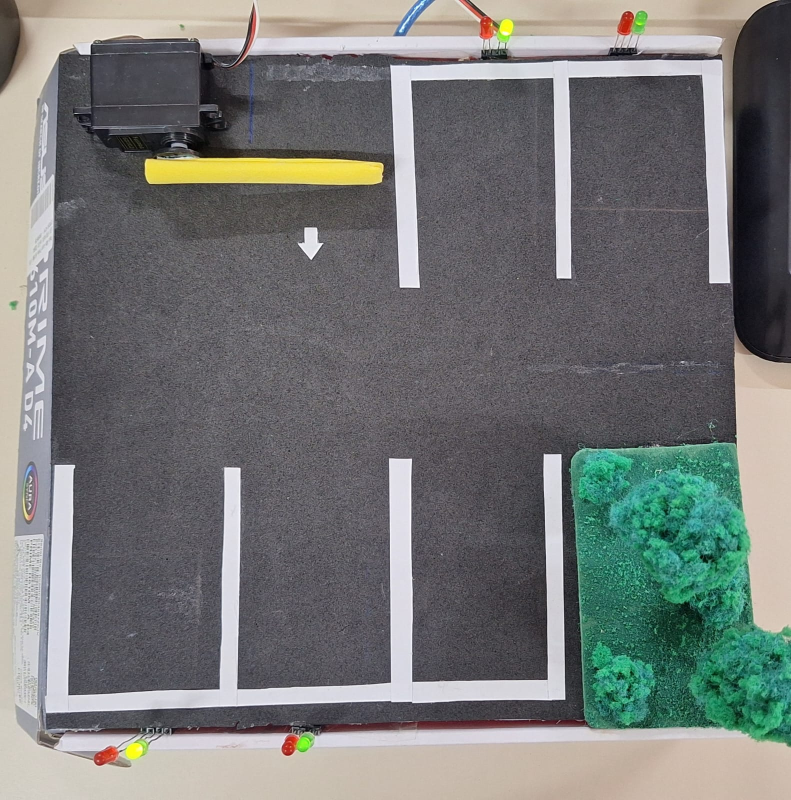
#> input picture assets/inputs/imagemAtual1.jpeg, 1582 x 1600 px (shown at 1/2 size)
$ python predictionsVagasImage.py
#> lines starting #> are read from the running program, lines starting #| are printed output that depends on the picture; after the words box and inside, x2 and y2 are one past the last pixel; in counts of white or black regions, pixels touching at a corner belong together
import cv2
import numpy as np

def img_view(img, title_view):
    cv2.imshow(title_view, img)
    cv2.waitKey(0)
    cv2.destroyAllWindows()

def get_rectangles_by_q_lines(q_lines):
    rectangles = []
    for i in range(0, len(q_lines) - 1):
        x_min = min(q_lines[i][0], q_lines[i][2])
        x_max = max(q_lines[i+1][0], q_lines[i+1][2])
        y_min = min(q_lines[i][1], q_lines[i+1][1])
        y_max = max(q_lines[i][3], q_lines[i+1][3])
        rectangles.append(((x_min, y_min), (x_max, y_max)))
    return rectangles

def plot_all_q_rectangles(image, rectangles_q1, rectangles_q2):
    # Desenhar os retângulos
    for rect in rectangles_q1:
        cv2.rectangle(image, rect[0], rect[1], (0, 0, 255), 2)
    for rect in rectangles_q2:
        cv2.rectangle(image, rect[0], rect[1], (0, 0, 255), 2)
    return image

def get_q_lines(image, vertical_lines):
    q1_lines = []
    q2_lines = []
    if vertical_lines is not None:
        for line in vertical_lines:
            x1, y1, x2, y2 = line
            if y2 < image.shape[0] // 2 and y1 < image.shape[0] // 2:
                q1_lines.append(line)
            else:
                q2_lines.append(line)
    return q1_lines, q2_lines

def separate_lines(lines):
    # Separar linhas horizontais e verticais
    horizontal_lines = []
    vertical_lines = []
    if lines is not None:
        for line in lines:
            x1, y1, x2, y2 = line[0]
            angle = np.arctan2(y2 - y1, x2 - x1) * 180 / np.pi  # Ângulo em graus
            if -10 <= angle <= 10:  # Linhas horizontais
                horizontal_lines.append((x1, y1, x2, y2))
            elif 80 <= abs(angle) <= 100:  # Linhas verticais
                vertical_lines.append((x1, y1, x2, y2))
    return horizontal_lines, vertical_lines

def detect_parking_spaces(image_path):
    # Carregar a imagem
#> called with image_path = '../../../assets/inputs/imagemAtual1.jpeg'
    image = cv2.imread(image_path)
#> image is the input picture: shape (1600, 1582, 3); mean B, G, R 118.4, 120, 117.4
    image = cv2.resize(image, (512, 512))
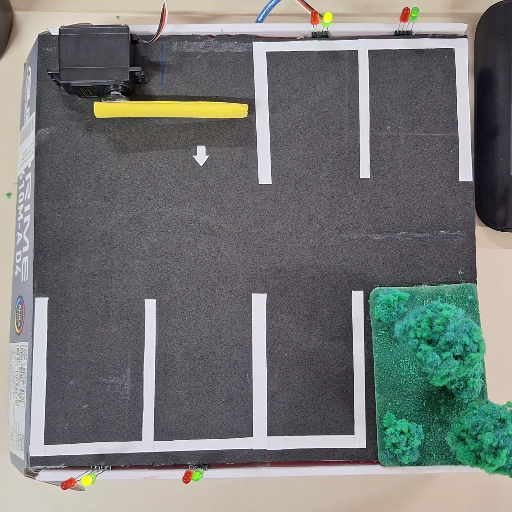
#> image: shape (512, 512, 3); mean B, G, R 118.3, 119.9, 117.3
    gray = cv2.cvtColor(image, cv2.COLOR_BGR2GRAY)
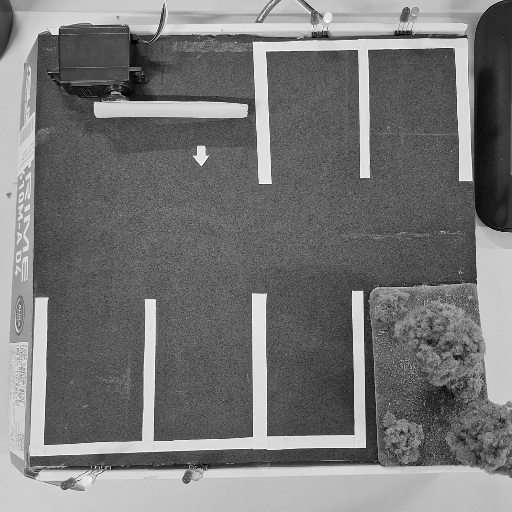
#> gray: shape (512, 512); min 1, max 253, mean 118.9

    # Suavizar a imagem
    blurred = cv2.GaussianBlur(gray, (9, 9), 0)
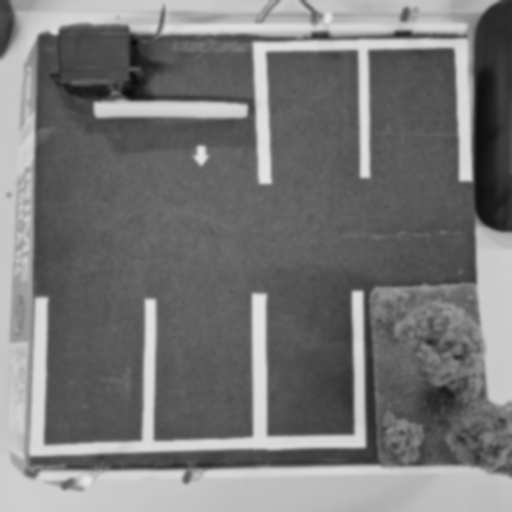
#> blurred: shape (512, 512); min 10, max 230, mean 118.9
    img_view(blurred, "Suavizada")

    _, binary = cv2.threshold(blurred, 150, 255, cv2.THRESH_BINARY)
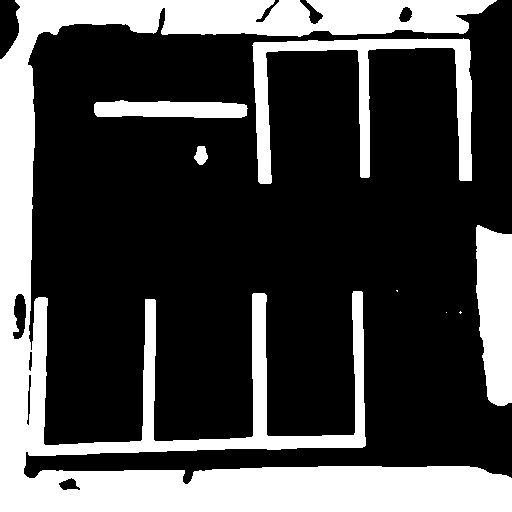
#> binary: shape (512, 512); 28.7% white; 8 white regions (3 under 20 px), largest, box (x1, y1, x2, y2) and area: (0, 0, 512, 512) 60161, (252, 38, 472, 184) 7028, (476, 225, 512, 406) 5488, (94, 100, 248, 118) 2303, (194, 146, 208, 165) 187

    # Detectar bordas
    edges = cv2.Canny(binary, 50, 150)
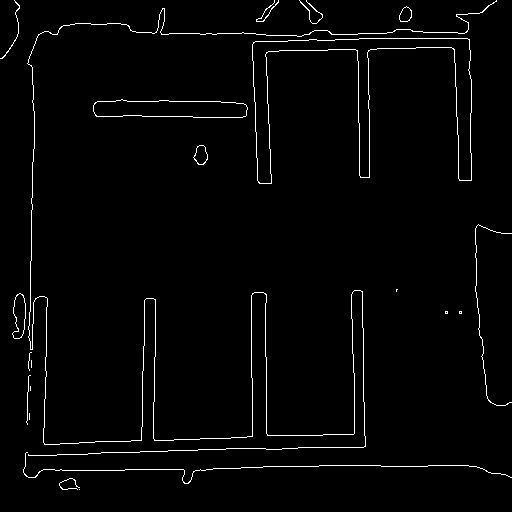
#> edges: shape (512, 512); 2.1% white in thin lines or dots
    img_view(edges, "Bordas")

    # Detectar linhas usando a Transformada de Hough
    lines = cv2.HoughLinesP(edges, rho=1, theta=np.pi/180, threshold=100, minLineLength=100, maxLineGap=80)
#> lines = 16 rows, first 6: [26, 476, 34, 44], [25, 456, 254, 448], [23, 471, 380, 465], [44, 444, 364, 433], [252, 50, 469, 47], [362, 291, 364, 446]

    _, vertical_lines = separate_lines(lines)
#> the loop in separate_lines, `for line in lines:` made 16 passes
#> (x1, y1, x2, y2, angle) on passes 1 to 8: (26, 476, 34, 44, -88.94), (25, 456, 254, 448, -2), (23, 471, 380, 465, -0.963), (44, 444, 364, 433, -1.97), (252, 50, 469, 47, -0.792), (362, 291, 364, 446, 89.26), (18, 30, 303, 35, 1.01), (34, 114, 268, 118, 0.979)
#> after the loop in separate_lines, `for line in lines:`: horizontal_lines = [(25, 456, 254, 448), (23, 471, 380, 465), (44, 444, 364, 433), (252, 50, 469, 47), (18, 30, 303, 35), (34, 114, 268, 118), (359, 38, 467, 38), (32, 101, 267, 101)]; vertical_lines = [(26, 476, 34, 44), (362, 291, 364, 446), (251, 298, 252, 411), (266, 466, 266, 294), (453, 32, 458, 178), (265, 9, 271, 183), (351, 294, 356, 447), (142, 426, 144, 300)]

    q1_lines, q2_lines = get_q_lines(image, vertical_lines)
#> the loop in get_q_lines, `for line in vertical_lines:` made 8 passes
#> after the loop in get_q_lines, `for line in vertical_lines:`: q1_lines = [(453, 32, 458, 178), (265, 9, 271, 183)]; q2_lines = [(26, 476, 34, 44), (362, 291, 364, 446), (251, 298, 252, 411), (266, 466, 266, 294), (351, 294, 356, 447), (142, 426, 144, 300)]
#> q1_lines = [(453, 32, 458, 178), (265, 9, 271, 183)]
    q1_lines = sorted(q1_lines, key=lambda x: x[0])
#> q1_lines = [(265, 9, 271, 183), (453, 32, 458, 178)]
    q2_lines = sorted(q2_lines, key=lambda x: x[0])
#> q2_lines = [(26, 476, 34, 44), (142, 426, 144, 300), (251, 298, 252, 411), (266, 466, 266, 294), (351, 294, 356, 447), (362, 291, 364, 446)]

    rectangles_q1 = get_rectangles_by_q_lines(q1_lines)
#> the loop in get_rectangles_by_q_lines, `for i in range(0, len(q_lines) - 1):` made 1 pass
#> (x_min, x_max, y_min, y_max) on pass 1: (265, 458, 9, 183)
#> after the loop in get_rectangles_by_q_lines, `for i in range(0, len(q_lines) - 1):`: rectangles = [((265, 9), (458, 183))]
#> rectangles_q1 = [((265, 9), (458, 183))]
    rectangles_q2 = get_rectangles_by_q_lines(q2_lines)
#> the loop in get_rectangles_by_q_lines (call 2), `for i in range(0, len(q_lines) - 1):` made 5 passes
#> (x_min, x_max, y_min, y_max) on passes 1 to 5: (26, 144, 426, 300), (142, 252, 298, 411), (251, 266, 298, 411), (266, 356, 294, 447), (351, 364, 291, 447)
#> rectangles_q2 = [((26, 426), (144, 300)), ((142, 298), (252, 411)), ((251, 298), (266, 411)), ((266, 294), (356, 447)), ((351, 291), (364, 447))]

    image = plot_all_q_rectangles(image, rectangles_q1, rectangles_q2)
#> the loop in plot_all_q_rectangles, `for rect in rectangles_q1:` made 1 pass
#> rect on pass 1: ((265, 9), (458, 183))
#> after the loop in plot_all_q_rectangles, `for rect in rectangles_q1:`:
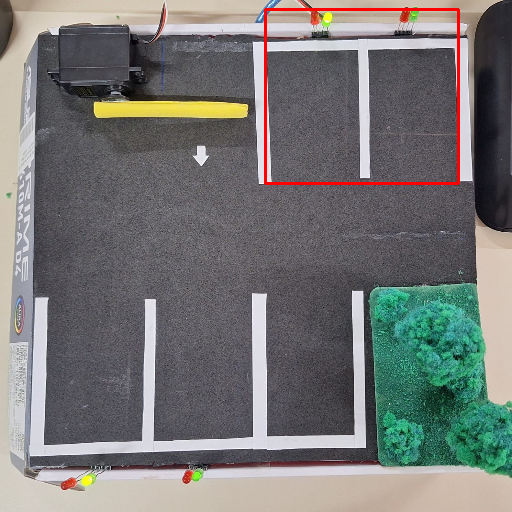
#> image: shape (512, 512, 3); 0.84% of pixels changed, all inside (x1, y1, x2, y2) = (264, 8, 460, 185)
#> the loop in plot_all_q_rectangles, `for rect in rectangles_q2:` made 5 passes
#> rect on passes 1 to 5: ((26, 426), (144, 300)), ((142, 298), (252, 411)), ((251, 298), (266, 411)), ((266, 294), (356, 447)), ((351, 291), (364, 447))
#> after the loop in plot_all_q_rectangles, `for rect in rectangles_q2:`:
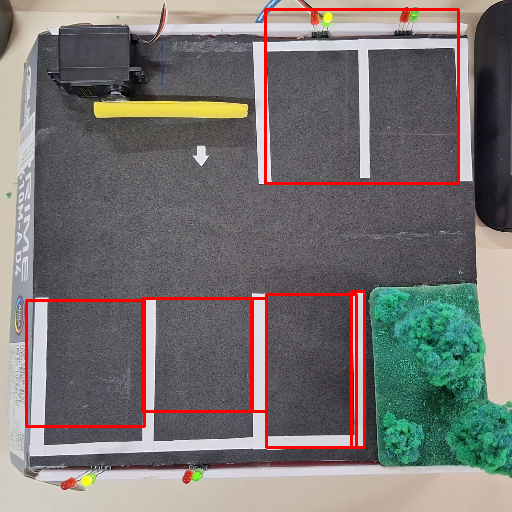
#> image: shape (512, 512, 3); 2.01% of pixels changed, all inside (x1, y1, x2, y2) = (25, 290, 366, 449)

    img_view(image, "Saida")

# Caminho para a imagem de entrada
image_path = "../../../assets/inputs/imagemAtual1.jpeg"
detect_parking_spaces(image_path)

$ run again, with assets/inputs/imagemAtual2.jpeg copied over assets/inputs/imagemAtual1.jpeg
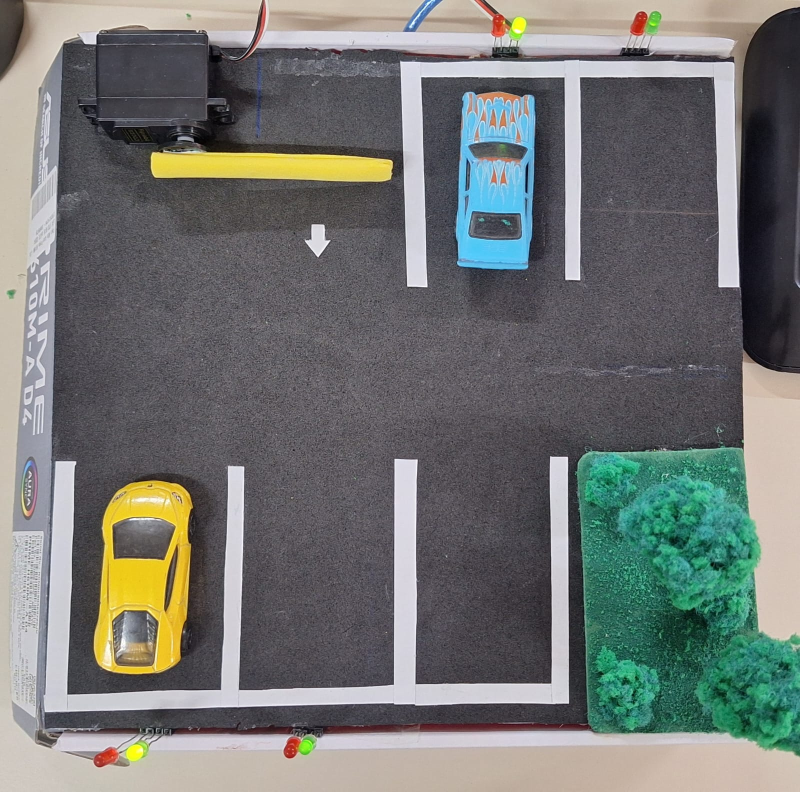
#> input picture assets/inputs/imagemAtual2.jpeg, 1600 x 1584 px (shown at 1/2 size)
#> in detect_parking_spaces, image is the input picture: shape (1584, 1600, 3); mean B, G, R 114.4, 117.3, 114.5
#> in detect_parking_spaces, `_, binary = cv2.threshold(blurred, 150, 255, cv2.THRESH_BINARY)`:
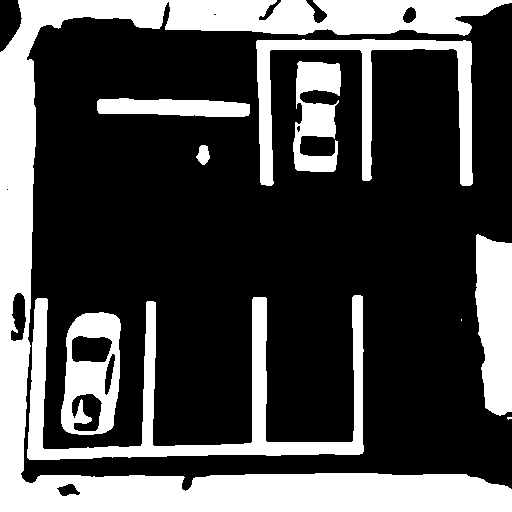
#> binary: shape (512, 512); 29.9% white; 10 white regions (2 under 20 px), largest, box (x1, y1, x2, y2) and area: (0, 0, 512, 512) 44493, (27, 295, 364, 460) 11128, (256, 39, 473, 186) 6885
#> edges: shape (512, 512); 2.6% white in thin lines or dots
#> lines = 20 rows, first 6: [22, 477, 356, 472], [22, 478, 38, 31], [258, 39, 464, 39], [251, 454, 251, 300], [23, 479, 35, 132], [256, 49, 471, 49]
#> the loop in separate_lines, `for line in lines:` made 20 passes
#> (x1, y1, x2, y2, angle) on passes 1 to 8: (22, 477, 356, 472, -0.858), (22, 478, 38, 31, -87.95), (258, 39, 464, 39, 0), (251, 454, 251, 300, -90), (23, 479, 35, 132, -88.02), (256, 49, 471, 49, 0), (140, 474, 146, 301, -88.01), (362, 472, 362, 296, -90)
#> after the loop in separate_lines, `for line in lines:`: horizontal_lines = [(22, 477, 356, 472), (258, 39, 464, 39), (256, 49, 471, 49), (27, 457, 248, 454), (151, 28, 468, 34), (27, 458, 363, 452), (27, 447, 352, 441), (97, 111, 371, 121)]; vertical_lines = [(22, 478, 38, 31), (251, 454, 251, 300), (23, 479, 35, 132), (140, 474, 146, 301), (362, 472, 362, 296), (361, 178, 361, 33), (25, 480, 34, 301), (152, 429, 155, 322), (471, 185, 471, 15), (351, 298, 354, 454), (456, 17, 459, 182), (371, 179, 371, 33)]
#> the loop in get_q_lines, `for line in vertical_lines:` made 12 passes
#> after the loop in get_q_lines, `for line in vertical_lines:`: q1_lines = [(361, 178, 361, 33), (471, 185, 471, 15), (456, 17, 459, 182), (371, 179, 371, 33)]; q2_lines = [(22, 478, 38, 31), (251, 454, 251, 300), (23, 479, 35, 132), (140, 474, 146, 301), (362, 472, 362, 296), (25, 480, 34, 301), (152, 429, 155, 322), (351, 298, 354, 454)]
#> in detect_parking_spaces, `q1_lines = sorted(q1_lines, key=lambda x: x[0])`: q1_lines = [(361, 178, 361, 33), (371, 179, 371, 33), (456, 17, 459, 182), (471, 185, 471, 15)]
#> in detect_parking_spaces, `q2_lines = sorted(q2_lines, key=lambda x: x[0])`: q2_lines = [(22, 478, 38, 31), (23, 479, 35, 132), (25, 480, 34, 301), (140, 474, 146, 301), (152, 429, 155, 322), (251, 454, 251, 300), (351, 298, 354, 454), (362, 472, 362, 296)]
#> the loop in get_rectangles_by_q_lines, `for i in range(0, len(q_lines) - 1):` made 3 passes
#> (x_min, x_max, y_min, y_max) on passes 1 to 3: (361, 371, 178, 33), (371, 459, 17, 182), (456, 471, 17, 182)
#> after the loop in get_rectangles_by_q_lines, `for i in range(0, len(q_lines) - 1):`: rectangles = [((361, 178), (371, 33)), ((371, 17), (459, 182)), ((456, 17), (471, 182))]
#> rectangles_q1 has the same summary as rectangles in get_rectangles_by_q_lines
#> the loop in get_rectangles_by_q_lines (call 2), `for i in range(0, len(q_lines) - 1):` made 7 passes
#> (x_min, x_max, y_min, y_max) on passes 1 to 7: (22, 35, 478, 132), (23, 34, 479, 301), (25, 146, 474, 301), (140, 155, 429, 322), (152, 251, 429, 322), (251, 354, 298, 454), (351, 362, 298, 454)
#> rectangles_q2 = [((22, 478), (35, 132)), ((23, 479), (34, 301)), ((25, 474), (146, 301)), ((140, 429), (155, 322)), ((152, 429), (251, 322)), ((251, 298), (354, 454)), ((351, 298), (362, 454))]
#> the loop in plot_all_q_rectangles, `for rect in rectangles_q1:` made 3 passes
#> rect on passes 1 to 3: ((361, 178), (371, 33)), ((371, 17), (459, 182)), ((456, 17), (471, 182))
#> the loop in plot_all_q_rectangles, `for rect in rectangles_q2:` made 7 passes
#> rect on passes 1 to 7: ((22, 478), (35, 132)), ((23, 479), (34, 301)), ((25, 474), (146, 301)), ((140, 429), (155, 322)), ((152, 429), (251, 322)), ((251, 298), (354, 454)), ((351, 298), (362, 454))
#> after the loop in plot_all_q_rectangles, `for rect in rectangles_q2:`:
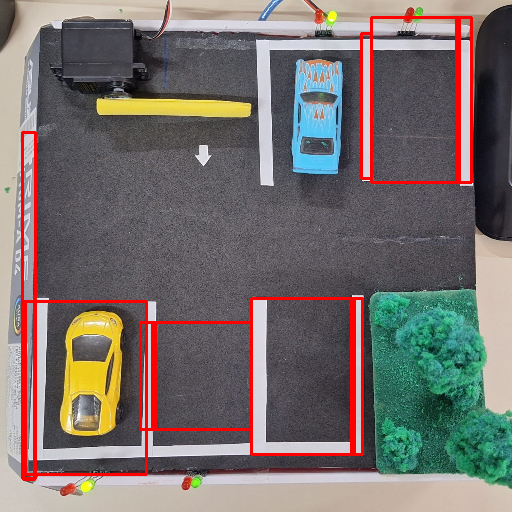
#> image: shape (512, 512, 3); mean B, G, R 107.8, 111, 118.9

$ run again, with assets/inputs/imagemAtual3.jpeg copied over assets/inputs/imagemAtual1.jpeg
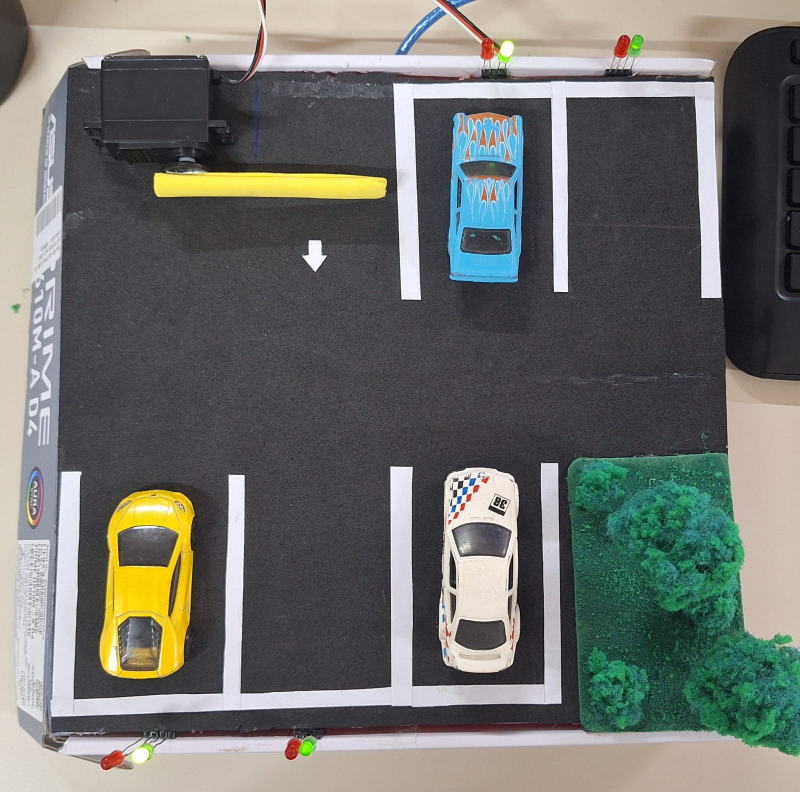
#> input picture assets/inputs/imagemAtual3.jpeg, 1600 x 1584 px (shown at 1/2 size)
#> in detect_parking_spaces, image is the input picture: shape (1584, 1600, 3); mean B, G, R 107.8, 112, 110.4
#> in detect_parking_spaces, `_, binary = cv2.threshold(blurred, 150, 255, cv2.THRESH_BINARY)`:
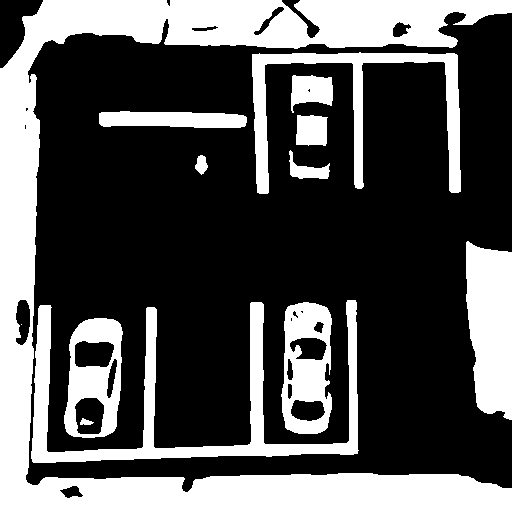
#> binary: shape (512, 512); 33.3% white; 13 white regions (1 under 20 px), largest, box (x1, y1, x2, y2) and area: (0, 0, 512, 512) 50428, (31, 300, 359, 463) 10368, (466, 241, 512, 420) 6831
#> edges: shape (512, 512); 2.9% white in thin lines or dots
#> lines = 13 rows, first 6: [28, 463, 358, 451], [28, 451, 357, 440], [27, 482, 42, 45], [351, 46, 354, 186], [25, 478, 371, 472], [151, 43, 298, 48]
#> the loop in separate_lines, `for line in lines:` made 13 passes
#> (x1, y1, x2, y2, angle) on passes 1 to 8: (28, 463, 358, 451, -2.08), (28, 451, 357, 440, -1.91), (27, 482, 42, 45, -88.03), (351, 46, 354, 186, 88.77), (25, 478, 371, 472, -0.993), (151, 43, 298, 48, 1.95), (250, 45, 255, 182, 87.91), (293, 52, 453, 52, 0)
#> after the loop in separate_lines, `for line in lines:`: horizontal_lines = [(28, 463, 358, 451), (28, 451, 357, 440), (25, 478, 371, 472), (151, 43, 298, 48), (293, 52, 453, 52), (292, 62, 457, 62), (42, 478, 338, 473), (25, 124, 326, 129)]; vertical_lines = [(27, 482, 42, 45), (351, 46, 354, 186), (250, 45, 255, 182), (362, 188, 362, 46), (249, 422, 249, 304)]
#> the loop in get_q_lines, `for line in vertical_lines:` made 5 passes
#> after the loop in get_q_lines, `for line in vertical_lines:`: q1_lines = [(351, 46, 354, 186), (250, 45, 255, 182), (362, 188, 362, 46)]; q2_lines = [(27, 482, 42, 45), (249, 422, 249, 304)]
#> in detect_parking_spaces, `q1_lines = sorted(q1_lines, key=lambda x: x[0])`: q1_lines = [(250, 45, 255, 182), (351, 46, 354, 186), (362, 188, 362, 46)]
#> the loop in get_rectangles_by_q_lines, `for i in range(0, len(q_lines) - 1):` made 2 passes
#> (x_min, x_max, y_min, y_max) on passes 1 to 2: (250, 354, 45, 186), (351, 362, 46, 186)
#> after the loop in get_rectangles_by_q_lines, `for i in range(0, len(q_lines) - 1):`: rectangles = [((250, 45), (354, 186)), ((351, 46), (362, 186))]
#> the loop in get_rectangles_by_q_lines (call 2), `for i in range(0, len(q_lines) - 1):` made 1 pass
#> (x_min, x_max, y_min, y_max) on pass 1: (27, 249, 422, 304)
#> rectangles_q2 = [((27, 422), (249, 304))]
#> the loop in plot_all_q_rectangles, `for rect in rectangles_q1:` made 2 passes
#> rect on passes 1 to 2: ((250, 45), (354, 186)), ((351, 46), (362, 186))
#> the loop in plot_all_q_rectangles, `for rect in rectangles_q2:` made 1 pass
#> rect on pass 1: ((27, 422), (249, 304))
#> after the loop in plot_all_q_rectangles, `for rect in rectangles_q2:`:
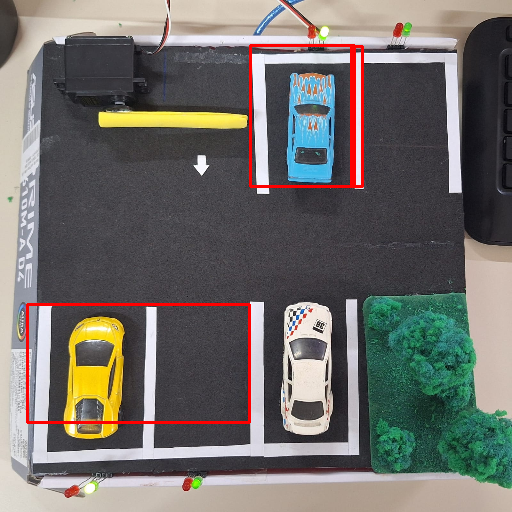
#> image: shape (512, 512, 3); mean B, G, R 105.7, 109.9, 112.6
